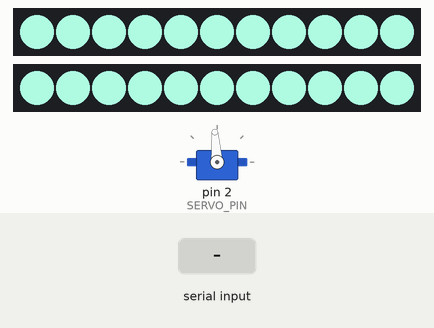
This sketch was run on a simulated Arduino Uno, built with avr-gcc and run on an emulated ATmega328P. Shown: servo, 2 × 11 RGB LEDs in strip order, left to right. Inputs (shaded band) come from the test bench. Random numbers use the default seed unless the sketch sets one; what the sketch prints to the serial monitor is not drawn.

Above: at 1.6 s.
1.7 s: "1\n" received over Serial
At 5.8 s:
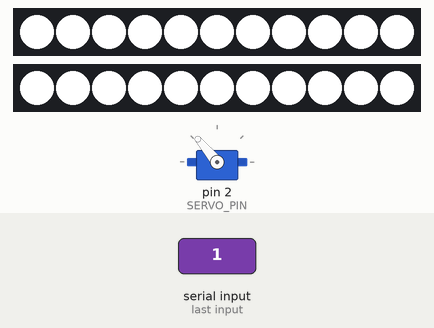
At 12.5 s:
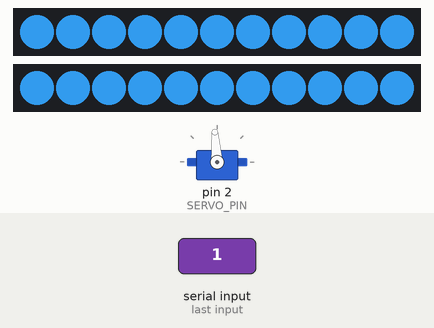
Timing chart, 0 to 14.0 s (numbered marks = the images above; inputs shaded):
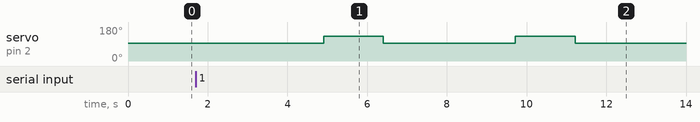

Measured:
- after the input at 1.7 s, servo on pin 2 (SERVO_PIN): alternates 130° for 1.5 s and 94° for 3.3 s, 4 changes in all, then stays 94°, starting after 3.2 s
- what the display in image 1 shows lasts 1.6 s, from 4.9 s to 6.5 s

The sketch:

vendingmachine.ino
```cpp
#include <Servo.h>
#include <Adafruit_NeoPixel.h>

Servo servo1;

const int SERVO_PIN = 2;
const int ZERO = 94;

const int NEOPIXELS_PIN1 = 10;
const int NEOPIXELS_PIN2 = 13;
const int NUM_NEOPIXELS_EACH_STRIP = 11;
Adafruit_NeoPixel left_strip = Adafruit_NeoPixel(NUM_NEOPIXELS_EACH_STRIP, NEOPIXELS_PIN1, NEO_GRB + NEO_KHZ800);
Adafruit_NeoPixel right_strip = Adafruit_NeoPixel(NUM_NEOPIXELS_EACH_STRIP, NEOPIXELS_PIN2, NEO_GRB + NEO_KHZ800);


int numCycles;

void setup() {
  Serial.begin(9600);
  Serial.write('1');

  servo1.attach(SERVO_PIN);
  servo1.write(ZERO);


  left_strip.begin();
  right_strip.begin();

  numCycles = 0;

}

void loop() {
  int input = -1;
  if (Serial.available() > 0) {
    input = Serial.read();
     vendLightSequence();
     servoEnable();
    Serial.write('0');
  } else {
    if (numCycles == 10) {
      numCycles = 0;
      changeToRandomColor();
    } else {
      numCycles++;
    }
  }
  delay(100);

}

void servoEnable() {
   servo1.write(130);
    delay(1500);
    servo1.write(ZERO);
}

void changeToRandomColor() {
  int red = random(0, 256);
  int green = random(0, 256);
  int blue = random(0, 256);

  for(uint16_t i=0; i<left_strip.numPixels(); i++) {
      left_strip.setPixelColor(i  , left_strip.Color(red, green, blue)); // Draw new pixel
      right_strip.setPixelColor(i  , right_strip.Color(red, green, blue)); // Draw new pixel
  }
  left_strip.show();
  right_strip.show();
}

void vendLightSequence() {
   for(uint16_t i=0; i<left_strip.numPixels()+4; i++) {
      left_strip.setPixelColor(i  , 0, 0, 255); // Draw new pixel
      left_strip.setPixelColor(i-4, 0); // Erase pixel a few steps back
      left_strip.show();
      right_strip.setPixelColor(i  , 0, 0, 255); // Draw new pixel
      right_strip.setPixelColor(i-4, 0); // Erase pixel a few steps back
      right_strip.show();
      delay(70);
  }

     for(uint16_t i=0; i<left_strip.numPixels()+4; i++) {
      left_strip.setPixelColor(i  , 255, 0, 0); // Draw new pixel
      left_strip.setPixelColor(i-4, 0); // Erase pixel a few steps back
      left_strip.show();
      right_strip.setPixelColor(i  , 255, 0, 0); // Draw new pixel
      right_strip.setPixelColor(i-4, 0); // Erase pixel a few steps back
      right_strip.show();
      delay(70);
  }

     for(uint16_t i=0; i<left_strip.numPixels()+4; i++) {
      left_strip.setPixelColor(i  , 0, 255, 0); // Draw new pixel
      left_strip.setPixelColor(i-4, 0); // Erase pixel a few steps back
      left_strip.show();
      right_strip.setPixelColor(i  , 0, 255, 0); // Draw new pixel
      right_strip.setPixelColor(i-4, 0); // Erase pixel a few steps back
      right_strip.show();
      delay(70);
  }

  for(uint16_t i=0; i<left_strip.numPixels(); i++) {
      left_strip.setPixelColor(i  , 255, 255, 255); // Draw new pixel
      right_strip.setPixelColor(i  , 255, 255, 255); // Draw new pixel
  }

  left_strip.show();
  right_strip.show();
}
```
